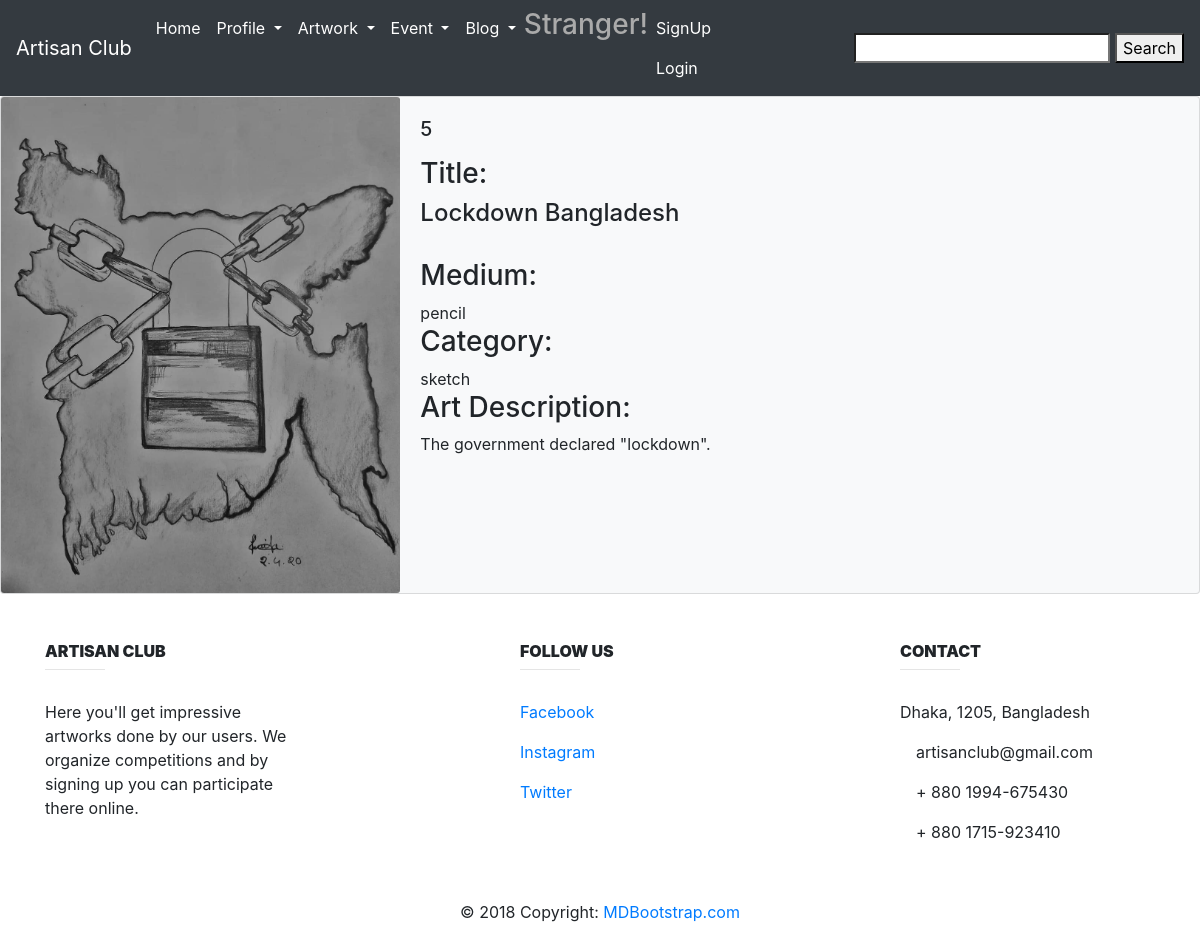
The app's page /ShowArtwork/5 with its own data.
### Artwork/models.py (models this page shows, shortened)
class Artwork(models.Model):
    title = models.CharField(max_length=100, default="")
    medium = models.CharField(max_length=100, default="")
    category = models.CharField(max_length=100, default="")
    art_description = models.TextField(max_length=3000, null=True)
    art = models.ImageField(upload_to='images/art/')
    user = models.ForeignKey(User,on_delete=models.CASCADE, null=True,blank=True)

### Artwork/views.py (the view)
# urls.py: path('ShowArtwork/<int:artwork_id>', Artworkview.showDetails, name='detail_view'),
def showDetails(request, artwork_id):
    searched_artwork = get_object_or_404(Artwork, id=artwork_id)
    context = {
        'search': searched_artwork,
    }
    return render(request, 'Artwork/show_artwork_details.html', context)

### templates/Artwork/show_artwork_details.html (shortened to what this page needs)
{% extends 'Base_art.html' %}
{% load crispy_forms_tags %}
{% block content  %}
        <div class="card bg-light mb-2`" >
          <div class="row no-gutters">
            <div class="col-md-4">
              <img src="{{ search.art.url }}" class="card-img" alt="...">
            </div>
            <div class="col-md-8">
              <div class="card-body">
                <h5 class="card-title">{{ search.id }}</h5>
                <p class="card-text">
                  <h3> Title: </h3><h4> {{ search.title }}</h4> <br>
                   <h3> Medium: </h3> {{ search.medium }} <br>
                   <h3> Category: </h3> {{ search.category }} <br>
                    <h3> Art Description: </h3>{{ search.art_description }} <br>
                </p>
              </div>
            </div>
          </div>
        </div>
{% endblock content %}

### records on screen
Artwork: art (picture), id "5", title "Lockdown Bangladesh", medium "pencil", category "sketch", art_description "The government declared \"lockdown\"."
